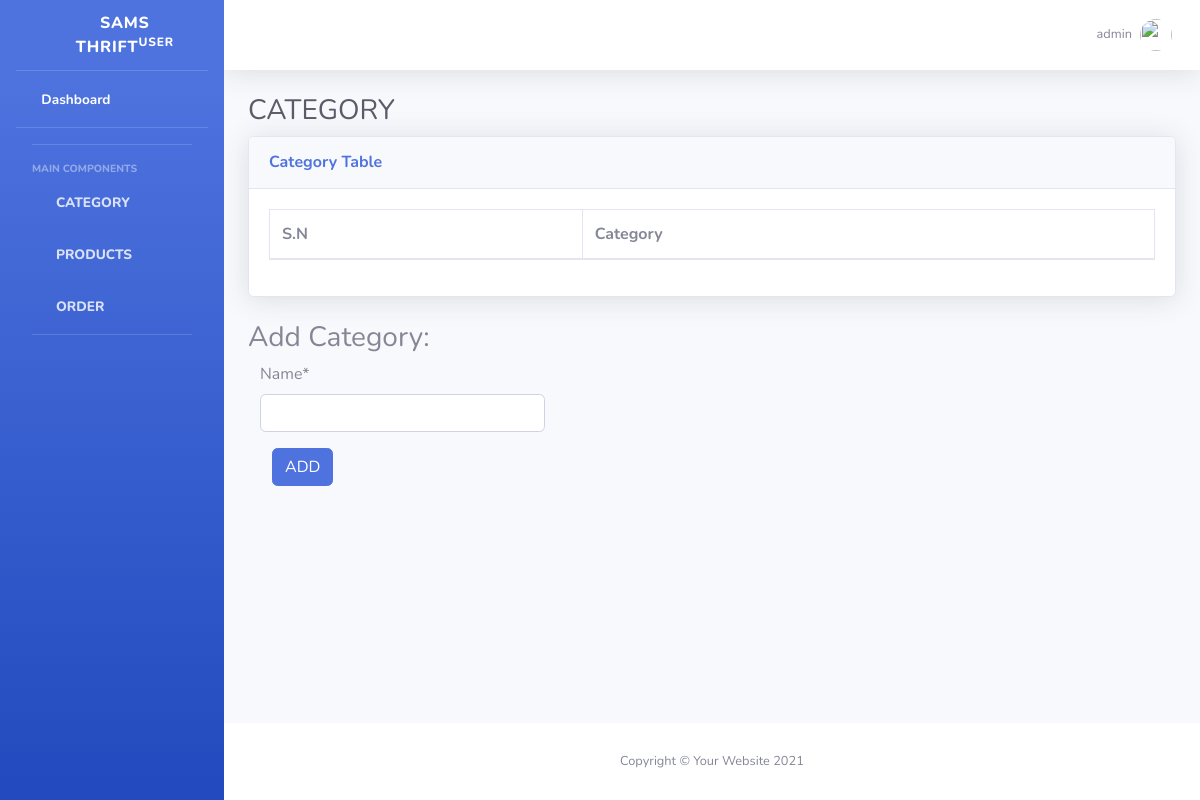
Before: /category/ (signed in) with the older database file.
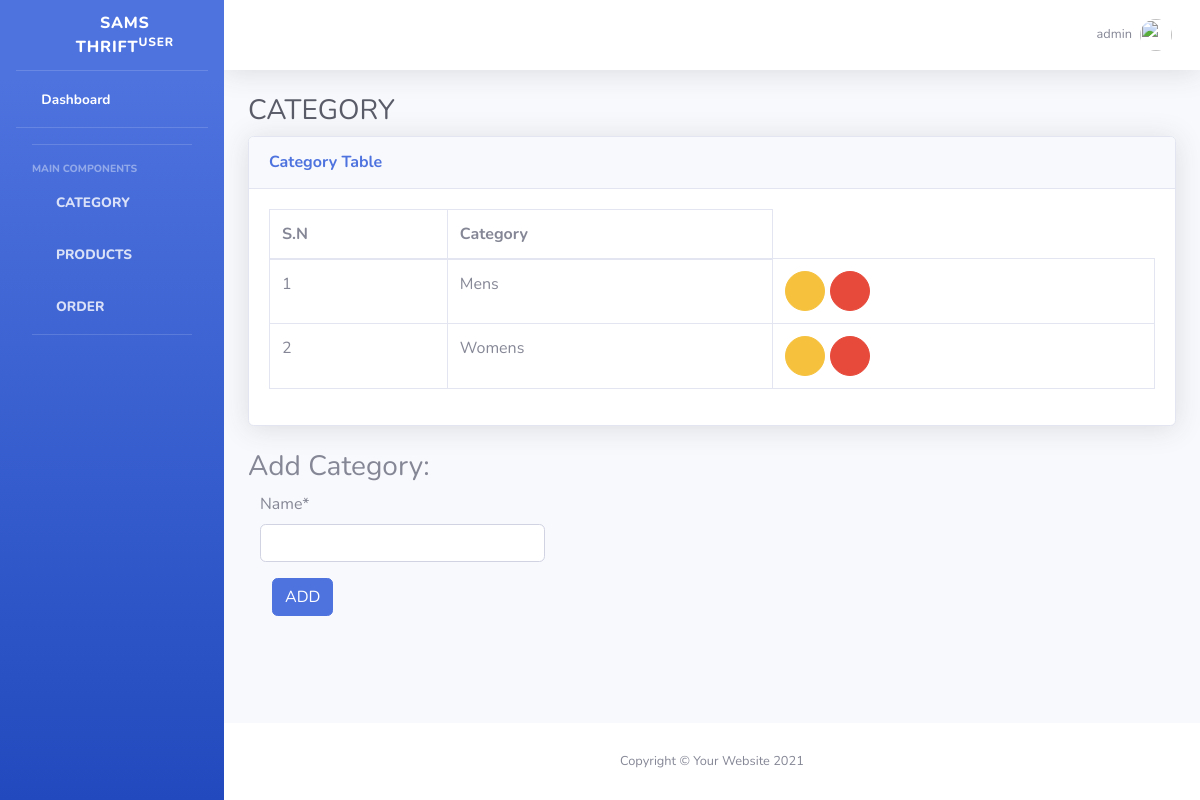
After: the same page with the newer database file.
### dashboard/models.py (models this page shows, shortened)
class Category(models.Model):
    name = models.CharField(max_length=100)

### dashboard/views.py (the view)
# urls.py: path('category/',views.category,name='dashboard-category'),
@login_required(login_url='user-login')
def category(request):
    items = Category.objects.all() # Fetch all Category objects from the database
    if request.method == 'POST':  # Check if the request is a form submission
        form = CategoryForm(request.POST) # Create a form instance with submitted data
        if form.is_valid():
            form.save()  # Save the new category to the database
            category_name = form.cleaned_data.get('name')   # Get the category name (optional)
        messages.success(request, f'{category_name} added successfully ')
        return redirect('dashboard-category')
    else:
        form = CategoryForm()
    context = {
        'items': items,
        'form': form,
    }
    return render(request, 'dashboard/category.html', context)

### dashboard/forms.py
class CategoryForm(forms.ModelForm):
    class Meta:
        model = Category
        fields =['name']

### templates/dashboard/category.html (shortened to what this page needs)
{% include 'partials/header.html' %}
                <div class="container-fluid">
                    <h1 class="h3 mb-2 text-gray-800">CATEGORY</h1>
                    <div class="card shadow mb-4">
                        <div class="card-header py-3">
                            <h6 class="m-0 font-weight-bold text-primary">Category Table</h6>
                        </div>
                        <div class="card-body">
                            <div class="table-responsive">
                                <table class="table table-bordered" id="dataTable" width="100%" cellspacing="0">
                                    <thead>
                                        <tr>
                                            <th>S.N</th>
                                            <th>Category</th>
                                        </tr>
                                    </thead>
                                    <tbody>
                                        {% for prod in items %}
                                        <tr>
                                          <td>{{ forloop.counter }}</td>
                                          <td>{{ prod.name }}</td>
                                            <td>
                                                <a href="{% url 'dashboard-category-update' prod.id %}" class="btn btn-warning btn-circle">
                                                    <i class="fas fa-exclamation-triangle"></i>
                                                </a>
                                                <a href="{% url 'dashboard-category-delete' prod.id %}" class="btn btn-danger btn-circle">
                                                  <i class="fas fa-trash"></i>
                                              </a>
                                            </td>
                                        </tr>
                                        {% endfor %}
                                    </tbody>
                                </table>
                            </div>
                        </div>
                    </div>
                    {% load crispy_forms_tags %}
        <h3>Add Category:</h3>
<form method="POST" class="col-lg-4">
    {{ form|crispy }}
    <div class="col-sm-10">
    <button type="submit" value="submit" class="btn btn-primary">ADD</button>
    </div>
</form>
                </div>
            </div>
            {% include 'partials/footer.html' %}

Changed rows visible on the page:
added Category: name "Mens"
added Category: name "Womens"
